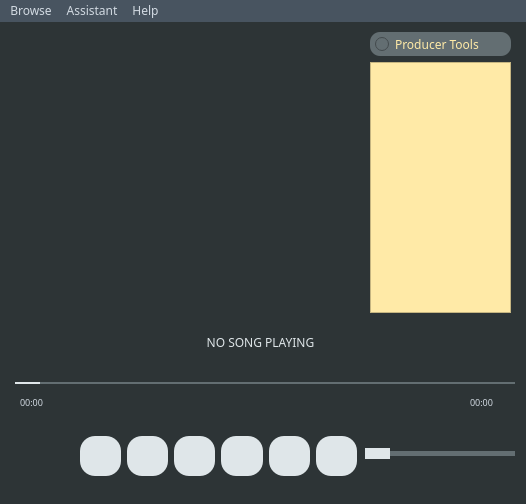
<?xml version="1.0" encoding="UTF-8"?>
<ui version="4.0">
 <class>MainWindow</class>
 <widget class="QMainWindow" name="MainWindow">
  <property name="geometry">
   <rect>
    <x>0</x>
    <y>0</y>
    <width>526</width>
    <height>504</height>
   </rect>
  </property>
  <property name="windowTitle">
   <string>MainWindow</string>
  </property>
  <property name="styleSheet">
   <string notr="true">background-color: #2d3436;

</string>
  </property>
  <widget class="QWidget" name="centralwidget">
   <widget class="QLabel" name="song_title_lbl">
    <property name="geometry">
     <rect>
      <x>0</x>
      <y>300</y>
      <width>521</width>
      <height>41</height>
     </rect>
    </property>
    <property name="font">
     <font>
      <family>MS Reference Sans Serif</family>
      <pointsize>9</pointsize>
      <bold>false</bold>
     </font>
    </property>
    <property name="styleSheet">
     <string notr="true">color: #dfe6e9;
border: none;</string>
    </property>
    <property name="frameShape">
     <enum>QFrame::Panel</enum>
    </property>
    <property name="text">
     <string>NO SONG PLAYING</string>
    </property>
    <property name="alignment">
     <set>Qt::AlignCenter</set>
    </property>
   </widget>
   <widget class="QSlider" name="volume_slider">
    <property name="geometry">
     <rect>
      <x>360</x>
      <y>420</y>
      <width>161</width>
      <height>22</height>
     </rect>
    </property>
    <property name="styleSheet">
     <string notr="true">QSlider::groove:horizontal{
	height: 5px;
	width: 150px;
	border-radius: 10px;
	background: #636e72;
}
QSlider::handle:horizontal{
	margin: -3px 0px;
	height: 25px;
	width: 25px;
	border-radius: 10px;
	background: #dfe6e9;
}</string>
    </property>
    <property name="orientation">
     <enum>Qt::Horizontal</enum>
    </property>
   </widget>
   <widget class="QSlider" name="song_progress_slider">
    <property name="geometry">
     <rect>
      <x>10</x>
      <y>350</y>
      <width>511</width>
      <height>22</height>
     </rect>
    </property>
    <property name="styleSheet">
     <string notr="true">QSlider::groove:horizontal{
	height: 2px;
	width: 500px;
	border-radius: 10px;
	background: #636e72;
}
QSlider::handle:horizontal{
	margin: 0px 0px;
	height: 10px;
	width: 25px;
	border-radius: 25px;
	background: #dfe6e9;
}</string>
    </property>
    <property name="orientation">
     <enum>Qt::Horizontal</enum>
    </property>
   </widget>
   <widget class="QWidget" name="layoutWidget">
    <property name="geometry">
     <rect>
      <x>80</x>
      <y>410</y>
      <width>277</width>
      <height>48</height>
     </rect>
    </property>
    <layout class="QHBoxLayout" name="audio_button_layout">
     <item>
      <widget class="QPushButton" name="repeat_button">
       <property name="font">
        <font>
         <pointsize>20</pointsize>
         <bold>true</bold>
        </font>
       </property>
       <property name="styleSheet">
        <string notr="true">QPushButton
{
background-color: #dfe6e9;
border-radius: 15px;
color: white;
width: 40px;
height: 40px;
}
QPushButton:Hover
{
	background-color: #b2bec3;
}</string>
       </property>
       <property name="text">
        <string/>
       </property>
      </widget>
     </item>
     <item>
      <widget class="QPushButton" name="stop_button">
       <property name="font">
        <font>
         <pointsize>20</pointsize>
         <bold>true</bold>
        </font>
       </property>
       <property name="styleSheet">
        <string notr="true">QPushButton
{
background-color: #dfe6e9;
border-radius: 15px;
color: white;
width: 40px;
height: 40px;
}
QPushButton:Hover
{
	background-color: #b2bec3;
}</string>
       </property>
       <property name="text">
        <string/>
       </property>
      </widget>
     </item>
     <item>
      <widget class="QPushButton" name="backward_button">
       <property name="font">
        <font>
         <pointsize>20</pointsize>
         <bold>true</bold>
        </font>
       </property>
       <property name="styleSheet">
        <string notr="true">QPushButton
{
background-color: #dfe6e9;
border-radius: 15px;
color: white;
width: 40px;
height: 40px;
}
QPushButton:Hover
{
	background-color: #b2bec3;
}</string>
       </property>
       <property name="text">
        <string/>
       </property>
      </widget>
     </item>
     <item>
      <widget class="QPushButton" name="play_button">
       <property name="font">
        <font>
         <pointsize>20</pointsize>
         <bold>true</bold>
        </font>
       </property>
       <property name="styleSheet">
        <string notr="true">QPushButton
{
background-color: #dfe6e9;
border-radius: 15px;
color: white;
width: 40px;
height: 40px;
}
QPushButton:Hover
{
	background-color: #b2bec3;
}</string>
       </property>
       <property name="text">
        <string/>
       </property>
      </widget>
     </item>
     <item>
      <widget class="QPushButton" name="forward_button">
       <property name="font">
        <font>
         <pointsize>20</pointsize>
         <bold>true</bold>
        </font>
       </property>
       <property name="styleSheet">
        <string notr="true">QPushButton
{
background-color: #dfe6e9;
border-radius: 15px;
color: white;
width: 40px;
height: 40px;
}
QPushButton:Hover
{
	background-color: #b2bec3;
}</string>
       </property>
       <property name="text">
        <string/>
       </property>
      </widget>
     </item>
     <item>
      <widget class="QPushButton" name="mute_button">
       <property name="font">
        <font>
         <pointsize>20</pointsize>
         <bold>true</bold>
        </font>
       </property>
       <property name="styleSheet">
        <string notr="true">QPushButton
{
background-color: #dfe6e9;
border-radius: 15px;
color: white;
width: 40px;
height: 40px;
}
QPushButton:Hover
{
	background-color: #b2bec3;
}</string>
       </property>
       <property name="text">
        <string/>
       </property>
      </widget>
     </item>
    </layout>
   </widget>
   <widget class="QLabel" name="song_start_time_label">
    <property name="geometry">
     <rect>
      <x>20</x>
      <y>370</y>
      <width>61</width>
      <height>20</height>
     </rect>
    </property>
    <property name="font">
     <font>
      <family>MS Reference Sans Serif</family>
      <pointsize>7</pointsize>
      <bold>false</bold>
     </font>
    </property>
    <property name="styleSheet">
     <string notr="true">color: #d2dae2;</string>
    </property>
    <property name="text">
     <string>00:00</string>
    </property>
   </widget>
   <widget class="QLabel" name="song_end_time_label">
    <property name="geometry">
     <rect>
      <x>470</x>
      <y>370</y>
      <width>41</width>
      <height>20</height>
     </rect>
    </property>
    <property name="font">
     <font>
      <family>MS Reference Sans Serif</family>
      <pointsize>7</pointsize>
      <bold>false</bold>
      <kerning>false</kerning>
     </font>
    </property>
    <property name="styleSheet">
     <string notr="true">color: #d2dae2;</string>
    </property>
    <property name="text">
     <string notr="true">00:00</string>
    </property>
   </widget>
   <widget class="QRadioButton" name="radioButton">
    <property name="geometry">
     <rect>
      <x>370</x>
      <y>10</y>
      <width>141</width>
      <height>24</height>
     </rect>
    </property>
    <property name="font">
     <font>
      <family>MS Reference Sans Serif</family>
     </font>
    </property>
    <property name="styleSheet">
     <string notr="true">QRadioButton
{
	padding-left: 5px;
	border-radius: 10px;
	background-color: #636e72;
	color: #ffeaa7;
}</string>
    </property>
    <property name="text">
     <string>Producer Tools</string>
    </property>
   </widget>
   <widget class="QListWidget" name="developer_tool_view">
    <property name="geometry">
     <rect>
      <x>370</x>
      <y>40</y>
      <width>141</width>
      <height>251</height>
     </rect>
    </property>
    <property name="styleSheet">
     <string notr="true">background-color: #ffeaa7;</string>
    </property>
   </widget>
  </widget>
  <widget class="QMenuBar" name="menubar">
   <property name="geometry">
    <rect>
     <x>0</x>
     <y>0</y>
     <width>526</width>
     <height>24</height>
    </rect>
   </property>
   <property name="font">
    <font>
     <family>MS Reference Sans Serif</family>
     <bold>false</bold>
    </font>
   </property>
   <property name="styleSheet">
    <string notr="true">background-color: #485460; 
color: #d2dae2;</string>
   </property>
   <widget class="QMenu" name="menuBrowse">
    <property name="font">
     <font>
      <pointsize>7</pointsize>
     </font>
    </property>
    <property name="title">
     <string>Browse</string>
    </property>
    <addaction name="actionOpen_Files"/>
   </widget>
   <widget class="QMenu" name="menuAssistant">
    <property name="title">
     <string>Assistant</string>
    </property>
   </widget>
   <widget class="QMenu" name="menuHelp">
    <property name="title">
     <string>Help</string>
    </property>
   </widget>
   <addaction name="menuBrowse"/>
   <addaction name="menuAssistant"/>
   <addaction name="menuHelp"/>
  </widget>
  <action name="actionOpen_Files">
   <property name="text">
    <string>Open Files</string>
   </property>
   <property name="font">
    <font>
     <pointsize>7</pointsize>
    </font>
   </property>
   <property name="menuRole">
    <enum>QAction::NoRole</enum>
   </property>
  </action>
 </widget>
 <resources/>
 <connections/>
</ui>
